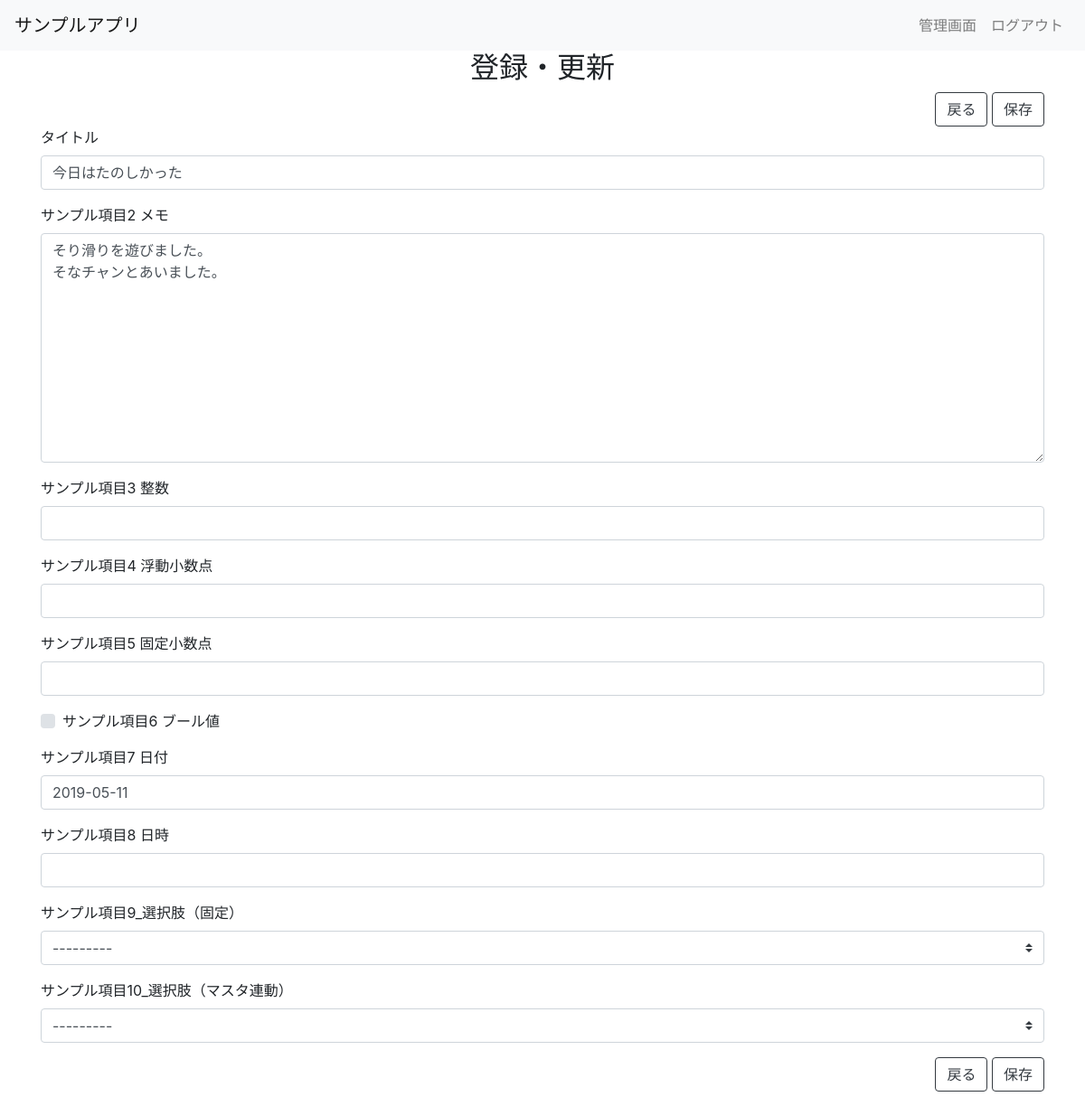
The page /update/6/ (signed in) on the database its author committed.
### app/models.py (models this page shows, shortened)
class Item(models.Model):
    sample_1 = models.CharField(
        verbose_name='タイトル',
        max_length=20,
        blank=True,
        null=True,
    )
    sample_2 = models.TextField(
        verbose_name='サンプル項目2 メモ',
        blank=True,
        null=True,
    )
    sample_3 = models.IntegerField(
        verbose_name='サンプル項目3 整数',
        blank=True,
        null=True,
    )
    sample_4 = models.FloatField(
        verbose_name='サンプル項目4 浮動小数点',
        blank=True,
        null=True,
    )
    sample_5 = models.DecimalField(
        verbose_name='サンプル項目5 固定小数点',
        max_digits=5,
        decimal_places=2,
        blank=True,
        null=True,
    )
    sample_6 = models.BooleanField(
        verbose_name='サンプル項目6 ブール値',
    )
    sample_7 = models.DateField(
        verbose_name='サンプル項目7 日付',
        blank=True,
        null=True,
    )
    sample_8 = models.DateTimeField(
        verbose_name='サンプル項目8 日時',
        blank=True,
        null=True,
    )
    sample_9_choice = (
        (1, '選択１'),
        (2, '選択２'),
        (3, '選択３'),
    )
    sample_9 = models.IntegerField(
        verbose_name='サンプル項目9_選択肢（固定）',
        choices=sample_9_choice,
        blank=True,
        null=True,
    )
    sample_10 = models.ForeignKey(
        User,
        verbose_name='サンプル項目10_選択肢（マスタ連動）',
        blank=True,
        null=True,
        related_name='sample_10',
        on_delete=models.SET_NULL,
    )
    created_by = models.ForeignKey(
        User,
        verbose_name='作成者',
        blank=True,
        null=True,
        related_name='CreatedBy',
        on_delete=models.SET_NULL,
        editable=False,
    )
    created_at = models.DateTimeField(
        verbose_name='作成時間',
        blank=True,
        null=True,
        editable=False,
    )
    updated_by = models.ForeignKey(
        User,
        verbose_name='更新者',
        blank=True,
        null=True,
        related_name='UpdatedBy',
        on_delete=models.SET_NULL,
        editable=False,
    )
    updated_at = models.DateTimeField(
        verbose_name='更新時間',
        blank=True,
        null=True,
        editable=False,
    )
    class Meta:
        verbose_name = 'サンプル'
        verbose_name_plural = 'サンプル'

### app/views.py (the view, shortened to what this page needs)
# urls.py: path('update/<int:pk>/', ItemUpdateView.as_view(), name='update'),
class ItemUpdateView(LoginRequiredMixin, UpdateView):
    model = Item
    form_class = ItemForm
    success_url = reverse_lazy('index')

### app/forms.py
class ItemForm(forms.ModelForm):
    class Meta:
        model = Item
        fields = '__all__'

### users/models.py (called while the page is built)
    def get_full_name(self):
        if self.full_name:
            return self.full_name
        else:
            return self.username + '（氏名未登録）'

    def __str__(self):
        return self.get_full_name()

### app/templates/app/item_form.html (shortened to what this page needs)
{% extends "./_base.html" %}
{% load crispy_forms_tags %}
{% block content %}
    <div class="container">
        <div class="row">
            <div class="col-12">
                <h2 class="text-center">登録・更新</h2>
            </div>
        </div>
        <div class="row">
            <div class="col-12">
                <div class="float-right">
                    <a class="btn btn-outline-dark" href="{% url 'index' %}">戻る</a>
                    <a class="btn btn-outline-dark save" href="#">保存</a>
                </div>
            </div>
        </div>
        <div class="row">
            <div class="col-12">
                <form method="post" id="myform">
                    {% crispy form %}
                </form>
            </div>
        </div>
        <div class="row">
            <div class="col-12">
                <div class="float-right mb-3">
                    <a class="btn btn-outline-dark" href="{% url 'index' %}">戻る</a>
                    <a class="btn btn-outline-dark save" href="#">保存</a>
                </div>
            </div>
        </div>
    </div>
{% endblock %}

### rows shown on the page
Item: sample_1 "今日はたのしかった", sample_2 "そり滑りを遊びました。 そなチャンとあいました。", sample_7 "2019-05-11", sample_9 "---------", sample_10 "---------"
